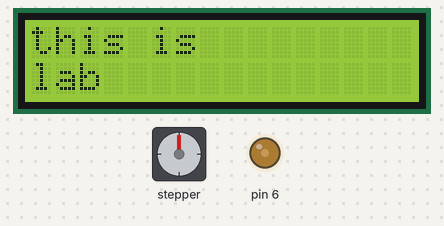
This sketch was run on a simulated Arduino Uno, built with avr-gcc and run on an emulated ATmega328P. On the bench: stepper motor, 16×2 character LCD, output pins drawn as LEDs (lit = HIGH). Wiring (inferred from the names in the program): stepper motor driver (200 steps per turn assumed): step pin 9; direction pin 8; enable pin 7. Pins used as bus, display or sensor lines are not drawn.

Above: at 0.21 s.
At 9.83 s:
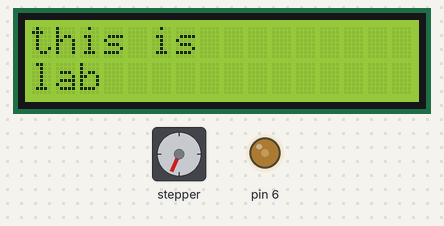
At 19.74 s:
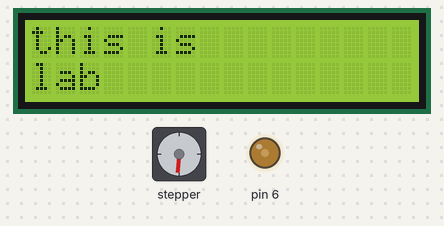
At 39.58 s:
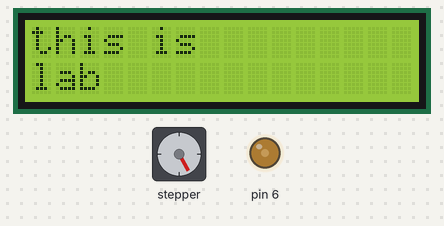
Timing chart, 0 to 40.0 s (numbered marks = the images above):
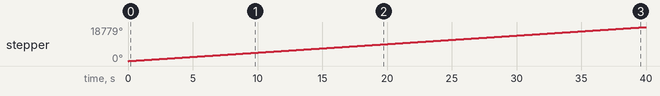

The sketch:

lcd_steeper.ino
```cpp
#include <LiquidCrystal.h>
int Contrast=75;
LiquidCrystal lcd(12, 11, 5, 4, 3, 2);
const int ena = 7; //habilita o motor
const int dir = 8; //determina a direção
const int pul = 9; //executa um passo
const int intervalo = 200;   //this determines the speed of motor
   // mudanças de estado do pulso
boolean pulso = LOW; //estado do pulso


 void setup()
 {
    analogWrite(6,Contrast);
     lcd.begin(16, 2);
     pinMode(ena, OUTPUT);
pinMode(dir, OUTPUT);
pinMode(pul, OUTPUT);
digitalWrite(ena, LOW); //habilita em low invertida
digitalWrite(dir, HIGH); // low +x / high for -X
digitalWrite(pul, HIGH);
  }
     void loop()
 {
     lcd.setCursor(0, 0);
     lcd.print("this is ");
     pulso = !pulso; //inverte o estado da variável
digitalWrite(pul, pulso); //atribui o novo estado à porta
delayMicroseconds(intervalo);

    lcd.setCursor(0, 1);
     lcd.print("lab");
 }
```

Measured:
- by itself, stepper: keeps turning clockwise at about 470°/s
